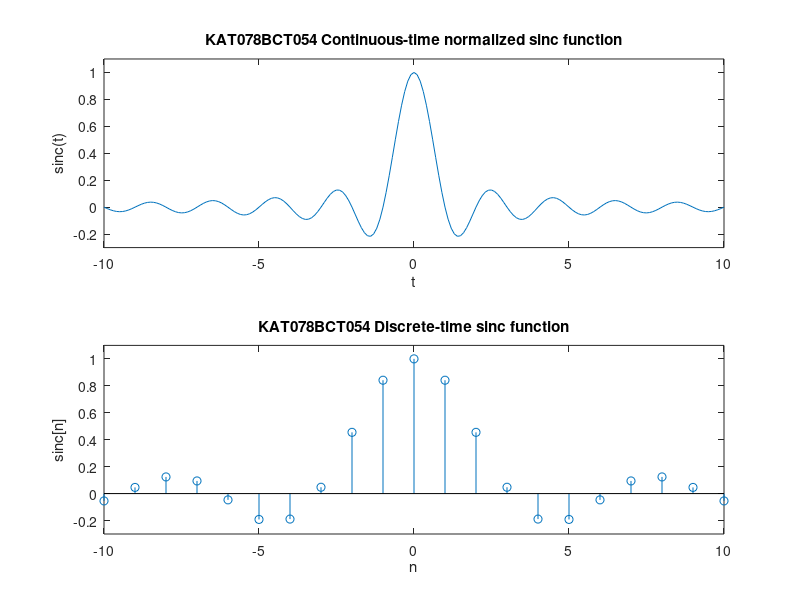

Reproduce this figure in MATLAB.
t = -10:0.1:10;
for k = 1:length(t)
    if t(k) == 0
        sinc_t(k) = 1;
    else
        sinc_t(k) = sin(t(k)*pi)/(t(k)*pi);
    endif
end
subplot(2,1,1);
plot(t, sinc_t);
axis([-10 10 -0.3 1.1]);
title('KAT078BCT054 Continuous-time normalized sinc function');
xlabel('t'); ylabel('sinc(t)');

n = -10:10;
for k = 1:length(n)
    if n(k) == 0
        sinc_n(k) = 1;
    else
        sinc_n(k) = sin(n(k))/(n(k));
    endif
end

subplot(2,1,2);
stem(n, sinc_n);
axis([-10 10 -0.3 1.1]);
title('KAT078BCT054 Discrete-time sinc function');
xlabel('n'); ylabel('sinc[n]');